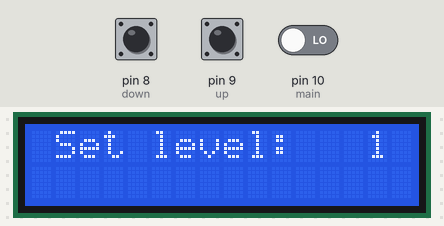
A sketch run on a simulated Arduino Uno, built with avr-gcc and run on an emulated ATmega328P. Parts: 16×2 character LCD. Inputs (shaded band) come from the test bench; at power-on: pin 10 (main) LOW, pin 8 (down) LOW, pin 9 (up) LOW. Random numbers use the default seed unless the sketch sets one.

Above: at 2.3 s.
2.4 s: pin 10 (main) driven HIGH
At 3.1 s:
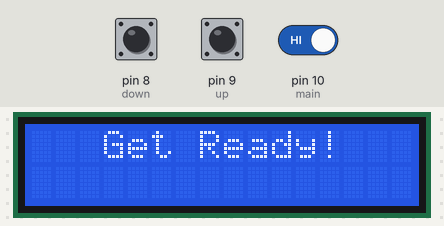
At 3.9 s:
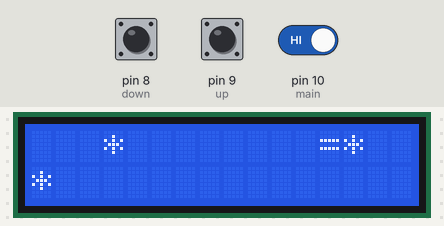
5.4 s: pin 8 (down) pulled HIGH for 0.3 s
At 7.6 s:
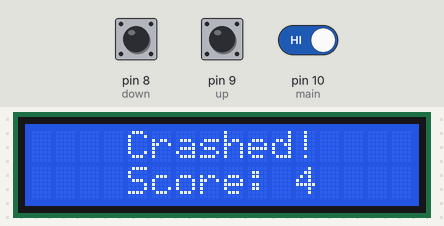
Timing chart, 0 to 9.1 s (numbered marks = the images above; inputs shaded):
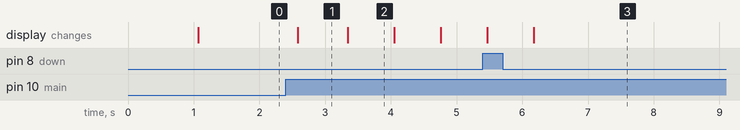

The sketch:

Racing_game_lcd.ino
```cpp
/* ------------------Dodging obstacles--------------------
 * Toggle level using buttons at 9 and 8, press 10 to select.
 * Use buttons at 9 and 8 to toggle car, avoid incoming cars and walls.
 * Beat your highscore or compare with friends, Enjoy !
 *
 * Algorithm:
 * First we select level in setup portion of game, using while loop.
 * There is a set of 19 cars which comes on screen turn by turn.
 * There x coordinates are fixed at first, and y coordinates are generated randomly.
 * Now these cars appear on screen and x coordinates get updated.
 * If, the coordinates of our car match with any of these cars, end game function ends it.
 * If our car goes into walls, again end game is called.
 *
 * Created by Manas9991
 */

#include <LiquidCrystal.h>
const int rs = 12, en = 11, d4 = 5, d5 = 4, d6 = 3, d7 = 2;
LiquidCrystal lcd(rs, en, d4, d5, d6, d7);

int pos = 0, score = 0, i, valx, lvl = 1;
const int num = 19;
int arrx[num], arry[num]; //arrays containing coordinates

void setup()
{
  lcd.begin(16, 2);
  pinMode(8, INPUT); //down
  pinMode(9, INPUT); //up
  pinMode(10, INPUT); //main
  //----------Setup game------------
  for(i = 0, valx = -51; i < num; i++, valx = valx+3)
  {
    arrx[i] = valx;
  }
  for(i = 0; i < num; i++)
  {
    arry[i] = random(0, 2);
  }
  lcd.setCursor(4, 0);
  lcd.print("Welcome!");
  delay(1000);
  lcd.clear();
  select_level();
}

void loop()
{
  lcd.clear();
  //------position of our car---------
  if(digitalRead(8)==HIGH)
  {
    if(pos == 1)
    {
      end_game();
    }
    else
    {
      pos = 1;
    }
  }
  if(digitalRead(9)==HIGH)
  {
    if(pos == 0)
    {
      end_game();
    }
    else
    {
      pos = 0;
    }
  }
  lcd.setCursor(12, pos);
  lcd.print("=");
  //---------Position of comp car----------
  for(i = 0; i < num; i++)
  {
    if((arrx[i] == 12) and (arry[i] == pos)) //check condition
    {
      end_game();
    }
    lcd.setCursor(arrx[i], arry[i]);
    lcd.print("*");
  }
  //--------Update location----------
  for(i = 0; i < num; i++)
  {
    arrx[i] = arrx[i] + 3;
    if(arrx[i] > 54)
    {
      arrx[i] = 0;
    }
  }
  //---------------------------------
  score++;
  level(); //delays are according to level selected
}

void end_game()
{
  while(1)
  {
    lcd.clear();
    lcd.setCursor(4, 0);
    lcd.print("Crashed!");
    lcd.setCursor(4, 1);
    lcd.print("Score: ");
    lcd.setCursor(11, 1);
    lcd.print(score);
    delay(250);
  }
}

void level()
{
  if(lvl==1)
  {
    delay(700);
  }
  else if(lvl==2)
  {
    delay(450);
  }
  else if(lvl==3)
  {
    delay(300);
  }
}

void select_level()
{
  while(1)
  {
    lcd.setCursor(1, 0);
    lcd.print("Set level: ");
    lcd.setCursor(14, 0);
    lcd.print(lvl);
    if(digitalRead(9)==HIGH)
    {
      lvl++;
      if(lvl==4)
      {
        lvl = 1;
      }
    }
    if(digitalRead(8)==HIGH)
    {
      lvl--;
      if(lvl==0)
      {
        lvl = 3;
      }
    }
    if(digitalRead(10)==HIGH) //exit select level menu
    {
      lcd.clear();
      lcd.setCursor(3, 0);
      lcd.print("Get Ready! ");
      delay(750);
      break;
    }
    delay(250);
  }
}
```

Measured:
- after the input at 2.4 s, the display: changes after 0.18 s (image 1)
- what the display in image 1 shows lasts 0.7 s, from 2.6 s to 3.3 s
- what the display in image 2 shows lasts 0.8 s, from 3.3 s to 4.1 s
